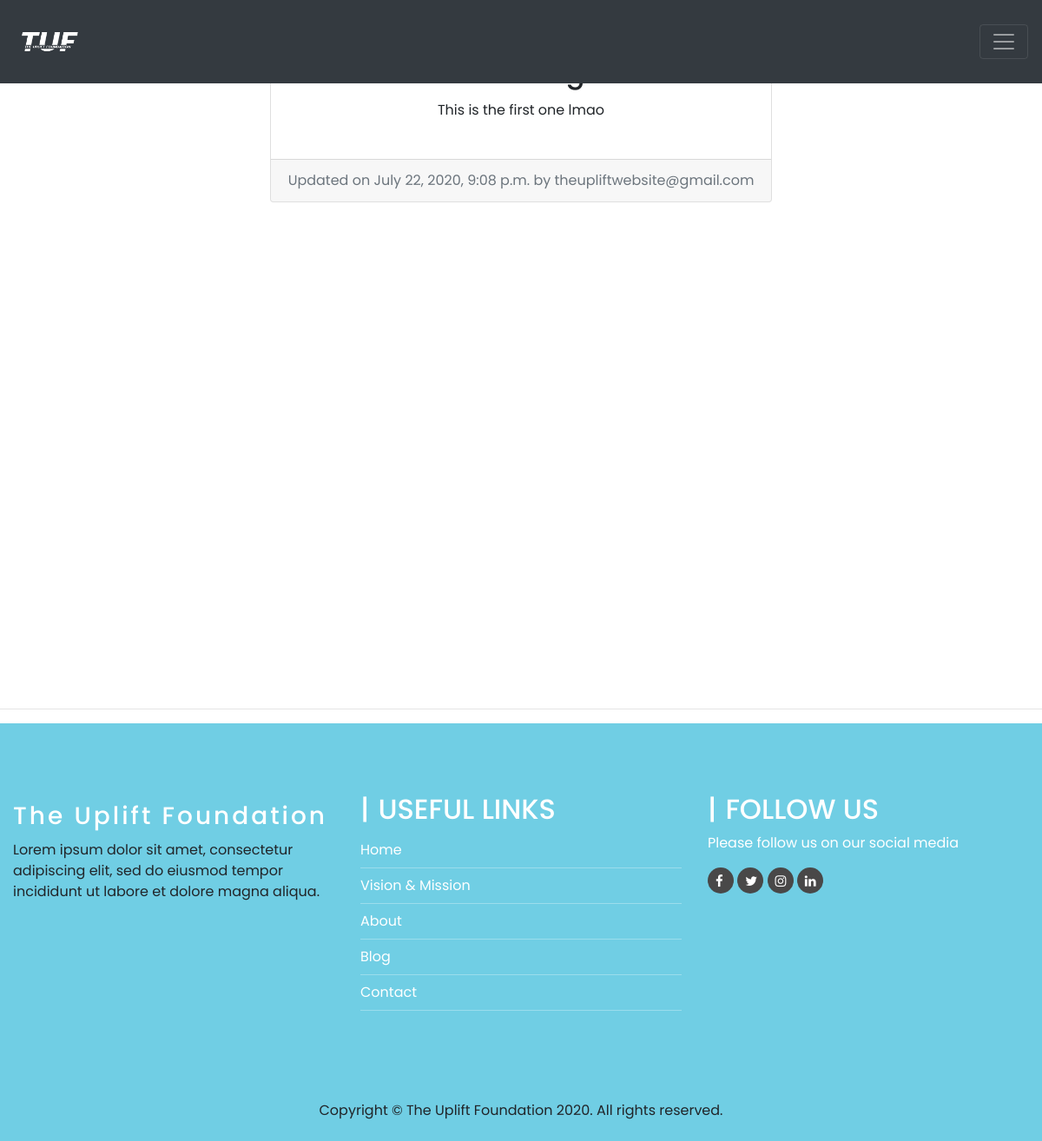
/blog/mzainkh-first-blog/, run on the app's committed database.
### blog/models.py (models this page shows, shortened)
class BlogPost(models.Model):
    title           = models.CharField(max_length=50, null=False, blank=False)
    body            = models.TextField(max_length=5000, null=False, blank=False)
    image           = models.ImageField(upload_to=upload_location, null=False, blank=False)
    date_published  = models.DateTimeField(auto_now_add=True, verbose_name="date published")
    date_updated    = models.DateTimeField(auto_now=True, verbose_name="date updated")
    author          = models.ForeignKey(settings.AUTH_USER_MODEL, on_delete=models.CASCADE)
    slug            = models.SlugField(blank=True, unique=True)

### account/models.py (models this page shows, shortened)
class Account(AbstractBaseUser):
    email = models.EmailField(verbose_name="email", max_length=60, unique=True)
    username = models.CharField(max_length=30, unique=True)
    date_joined = models.DateTimeField(verbose_name='date joined', auto_now_add=True)
    last_login = models.DateTimeField(verbose_name='last login', auto_now=True)
    is_admin = models.BooleanField(default=False)
    is_active = models.BooleanField(default=True)
    is_staff = models.BooleanField(default=False)
    is_superuser = models.BooleanField(default=False)
    USERNAME_FIELD = 'email'
    REQUIRED_FIELDS = ['username']
    objects = MyAccountManager()
    def __str__(self):
        return self.email

### blog/views.py (the view)
# urls.py: path('<slug>/', detail_blog_view, name="detail"),
def detail_blog_view(request, slug):
    context = {}
    blog_post = get_object_or_404(BlogPost, slug=slug)
    context['blog_post'] = blog_post
    return render(request, 'blog/detail_blog.html', context)

### blog/templates/blog/detail_blog.html (shortened to what this page needs)
{% extends 'index.html' %}
{% block content %}
<div class="container">
    <div class="row">
        <div class="card m-auto">
            <div class="card-body my-2">
                <h2 class="card-title">{{blog_post.title}}</h2>
                <p class="card-text">{{blog_post.body}}</p>
            </div>
            <div class="card-footer text-muted">
                Updated on {{blog_post.date_updated}} by {{blog_post.author}}
            </div>
        </div>
    </div>
</div>
{% endblock %}

### blog/templates/blog/detail_blog.html (style rules this page uses)
.card { max-width: 700px; }
.container { padding: 20px; }

### templates/snippets/index_css.html (style rules this page uses)
body { background-color: #fff; font-family: 'poppins', sans-serif; box-sizing: border-box; scroll-behavior: smooth; height: 100%; text-align: center; }

### data on the page
BlogPost: body "This is the first one lmao", date_updated "July 22, 2020, 9:08 p.m.", author "theupliftwebsite@gmail.com"
